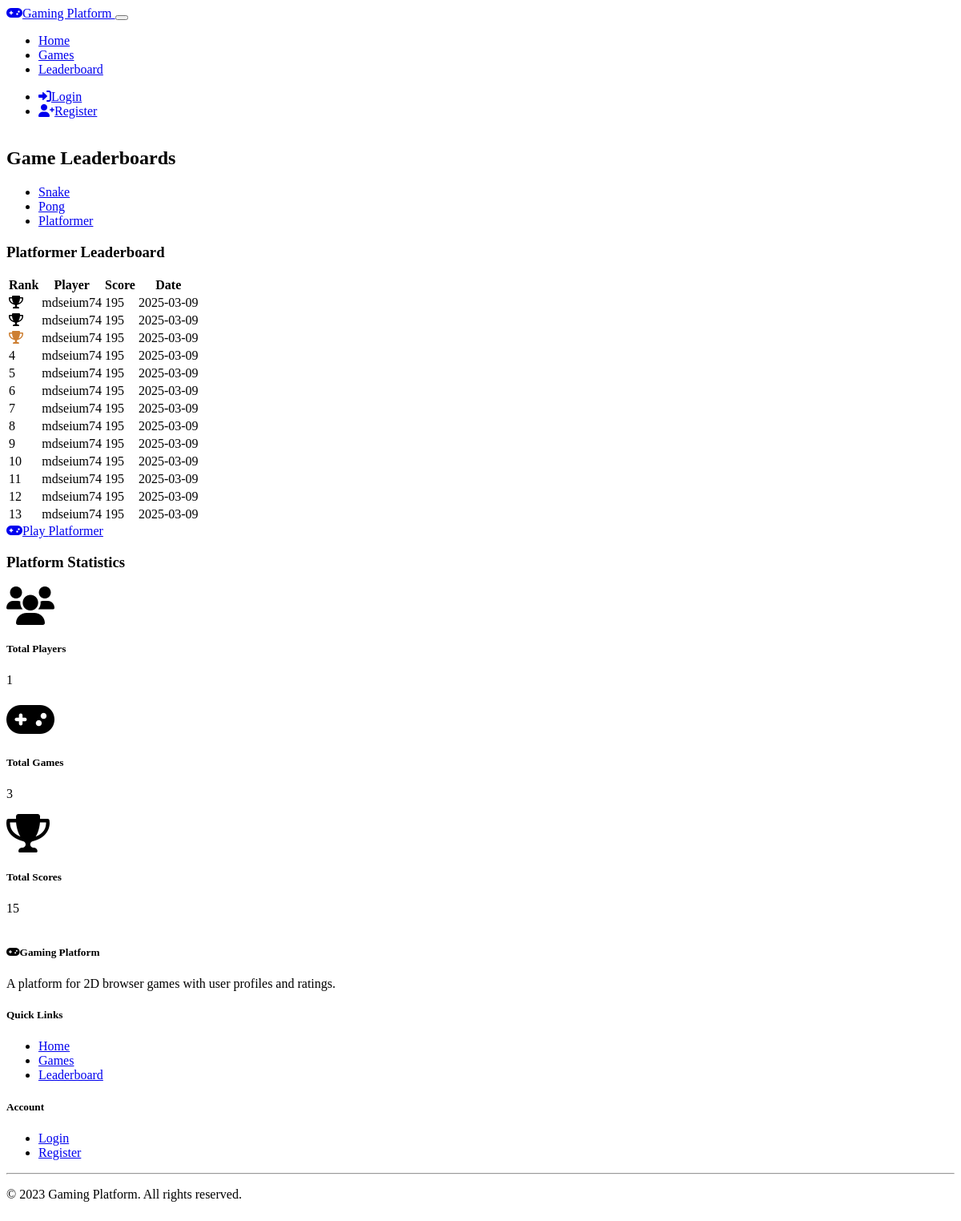
The app's page /leaderboard?game_id=3 with its own data.
### models.py (models this page shows, shortened)
class Game(db.Model):
    id = db.Column(db.Integer, primary_key=True)
    title = db.Column(db.String(100), nullable=False)
    description = db.Column(db.Text, nullable=False)
    instructions = db.Column(db.Text, nullable=False)
    game_type = db.Column(db.String(50), nullable=False)
    scores = db.relationship('Score', backref='game', lazy='dynamic')
    ratings = db.relationship('Rating', backref='game', lazy='dynamic')
    comments = db.relationship('Comment', backref='game', lazy='dynamic')

class Score(db.Model):
    id = db.Column(db.Integer, primary_key=True)
    score = db.Column(db.Integer, nullable=False)
    date = db.Column(db.DateTime, default=datetime.utcnow)
    user_id = db.Column(db.Integer, db.ForeignKey('user.id'), nullable=False)
    game_id = db.Column(db.Integer, db.ForeignKey('game.id'), nullable=False)

class User(UserMixin, db.Model):
    id = db.Column(db.Integer, primary_key=True)
    username = db.Column(db.String(64), unique=True, nullable=False)
    email = db.Column(db.String(120), unique=True, nullable=False)
    password_hash = db.Column(db.String(256), nullable=False)
    date_joined = db.Column(db.DateTime, default=datetime.utcnow)
    scores = db.relationship('Score', backref='user', lazy='dynamic')
    ratings = db.relationship('Rating', backref='user', lazy='dynamic')
    comments = db.relationship('Comment', backref='user', lazy='dynamic')

### routes.py (the view)
    @app.route('/leaderboard')
    def leaderboard():
        games = Game.query.all()
        selected_game_id = request.args.get('game_id', type=int)
        if selected_game_id:
            selected_game = Game.query.get_or_404(selected_game_id)
            top_scores = Score.query.filter_by(game_id=selected_game_id).order_by(Score.score.desc()).limit(20).all()
        else:
            selected_game = games[0] if games else None
            top_scores = Score.query.filter_by(game_id=selected_game.id).order_by(Score.score.desc()).limit(20).all() if selected_game else []
        total_users = User.query.count()
        total_scores = Score.query.count()
        return render_template('leaderboard.html',
                               games=games,
                               selected_game=selected_game,
                               top_scores=top_scores,
                               total_users=total_users,
                               total_scores=total_scores)

### templates/leaderboard.html (shortened to what this page needs)
{% extends 'base.html' %}
{% block content %}
<div class="container">
    <div class="row mt-4">
        <div class="col-12">
            <h2 class="mb-4">Game Leaderboards</h2>
            <div class="card">
                <div class="card-header">
                    <ul class="nav nav-tabs card-header-tabs">
                        {% for game in games %}
                            <li class="nav-item">
                                <a class="nav-link {% if selected_game.id == game.id %}active{% endif %}"
                                   href="{{ url_for('leaderboard', game_id=game.id) }}">
                                    {{ game.title }}
                                </a>
                            </li>
                        {% endfor %}
                    </ul>
                </div>
                <div class="card-body">
                    {% if selected_game %}
                        <h3 class="mb-4">{{ selected_game.title }} Leaderboard</h3>
                        <div class="table-responsive">
                            <table class="table table-hover">
                                <thead>
                                    <tr>
                                        <th scope="col">Rank</th>
                                        <th scope="col">Player</th>
                                        <th scope="col">Score</th>
                                        <th scope="col">Date</th>
                                    </tr>
                                </thead>
                                <tbody>
                                    {% for score in top_scores %}
                                        <tr class="leaderboard-item {% if current_user.is_authenticated and score.user_id == current_user.id %}highlight-score{% endif %}">
                                            <td>
                                                {% if loop.index == 1 %}
                                                    <i class="fas fa-trophy text-warning"></i>
                                                {% elif loop.index == 2 %}
                                                    <i class="fas fa-trophy text-secondary"></i>
                                                {% elif loop.index == 3 %}
                                                    <i class="fas fa-trophy" style="color: #cd7f32;"></i>
                                                {% else %}
                                                    {{ loop.index }}
                                                {% endif %}
                                            </td>
                                            <td>{{ score.user.username }}</td>
                                            <td class="fw-bold">{{ score.score }}</td>
                                            <td>{{ score.date.strftime('%Y-%m-%d') }}</td>
                                        </tr>
                                    {% endfor %}
                                </tbody>
                            </table>
                        </div>
                        <div class="text-center mt-4">
                            <a href="{{ url_for('game', game_id=selected_game.id) }}" class="btn btn-primary">
                                <i class="fas fa-gamepad me-2"></i>Play {{ selected_game.title }}
                            </a>
                        </div>
                    {% else %}
                        <div class="alert alert-info">
                            No games available. Please check back later.
                        </div>
                    {% endif %}
                </div>
            </div>
        </div>
    </div>
    <div class="row mt-5">
        <div class="col-12">
            <h3 class="mb-4">Platform Statistics</h3>
            <div class="row g-4">
                <div class="col-md-4">
                    <div class="card text-center h-100">
                        <div class="card-body">
                            <i class="fas fa-users fa-3x text-primary mb-3"></i>
                            <h5 class="card-title">Total Players</h5>
                            <p class="card-text display-6">{{ total_users }}</p>
                        </div>
                    </div>
                </div>
                <div class="col-md-4">
                    <div class="card text-center h-100">
                        <div class="card-body">
                            <i class="fas fa-gamepad fa-3x text-primary mb-3"></i>
                            <h5 class="card-title">Total Games</h5>
                            <p class="card-text display-6">{{ games|length }}</p>
                        </div>
                    </div>
                </div>
                <div class="col-md-4">
                    <div class="card text-center h-100">
                        <div class="card-body">
                            <i class="fas fa-trophy fa-3x text-primary mb-3"></i>
                            <h5 class="card-title">Total Scores</h5>
                            <p class="card-text display-6">{{ total_scores }}</p>
                        </div>
                    </div>
                </div>
            </div>
        </div>
    </div>
</div>
{% endblock %}

### static/css/style.css (style rules this page uses)
body { min-height: 100vh; display: flex; flex-direction: column; }
.leaderboard-item { transition: background-color 0.2s ease; }

### records on screen
Game: title "Snake"
Game: title "Pong"
Game: title "Platformer"
Score: user.username "mdseium74", score "195", date "2025-03-09"
Score: user.username "mdseium74", score "195", date "2025-03-09"
Score: user.username "mdseium74", score "195", date "2025-03-09"
Score: user.username "mdseium74", score "195", date "2025-03-09"
Score: user.username "mdseium74", score "195", date "2025-03-09"
Score: user.username "mdseium74", score "195", date "2025-03-09"
Score: user.username "mdseium74", score "195", date "2025-03-09"
Score: user.username "mdseium74", score "195", date "2025-03-09"
Score: user.username "mdseium74", score "195", date "2025-03-09"
Score: user.username "mdseium74", score "195", date "2025-03-09"
Score: user.username "mdseium74", score "195", date "2025-03-09"
Score: user.username "mdseium74", score "195", date "2025-03-09"
Score: user.username "mdseium74", score "195", date "2025-03-09"

### other values on screen
{{ total_users }} "1"
{{ games|length }} "3"
{{ total_scores }} "15"
